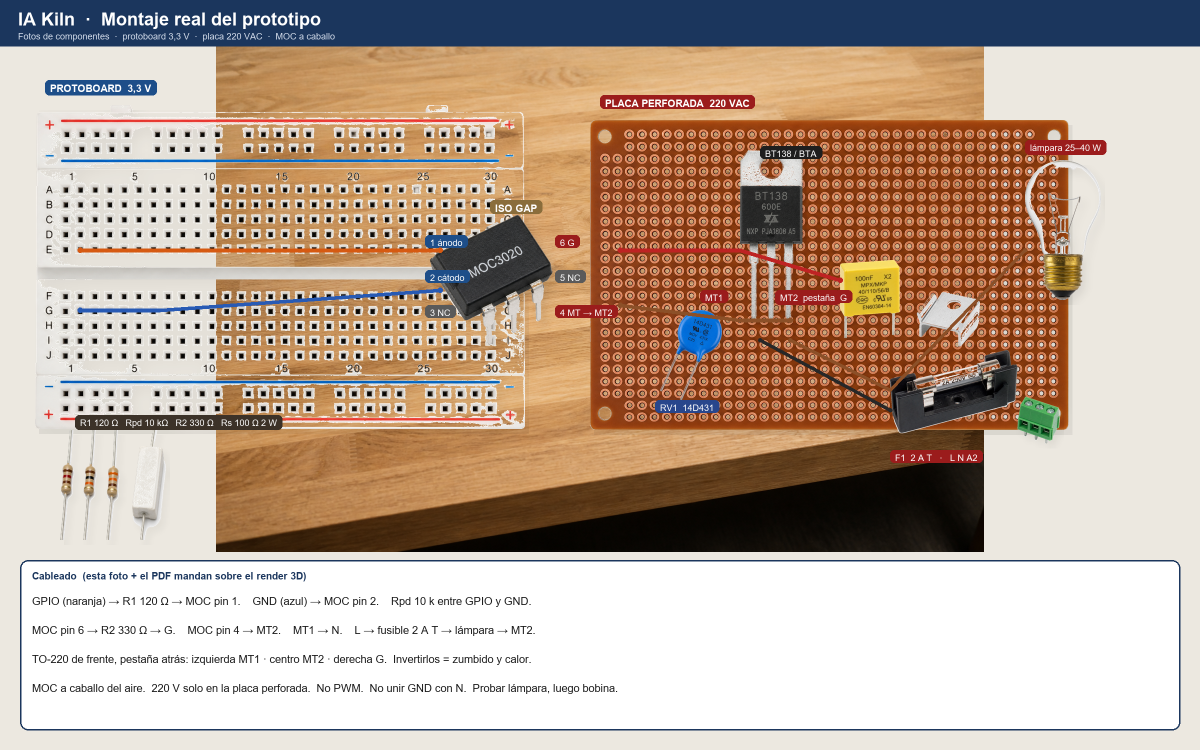
#> input picture docs/Prueba_MOC_BTA_Montaje.png, 2400 x 1500 px (shown at 1/2 size)
$ python -i gen_prueba_moc_bta_foto.py   (imports and definitions only)
#> lines starting #> are read from the running program, lines starting #| are printed output that depends on the picture; after the words box and inside, x2 and y2 are one past the last pixel; in counts of white or black regions, pixels touching at a corner belong together
#> further down, picture is the input picture: PIL image 2400x1500 RGB; mean R, G, B 187.8, 167.6, 152
#!/usr/bin/env python3
"""Montaje fotográfico con recortes de componentes reales."""

from pathlib import Path

import numpy as np
from PIL import Image, ImageDraw, ImageFilter, ImageFont

ASSETS = Path(
    r"C:\Users\praim\.cursor\projects\c-Users-praim-OneDrive-Documentos-PlatformIO-Projects-IA-Kiln\assets"
)
OUT = Path(__file__).with_name("Prueba_MOC_BTA_Montaje.png")
PCB = Path(__file__).resolve().parent.parent / "pcb"


# [6 lines left out: function font, not called in this run]


def cutout(im: Image.Image, t: int = 238) -> Image.Image:
#> called with t = 238
    arr = np.array(im.convert("RGBA"))
    r, g, b = arr[:, :, 0].astype(np.int16), arr[:, :, 1].astype(np.int16), arr[:, :, 2].astype(np.int16)
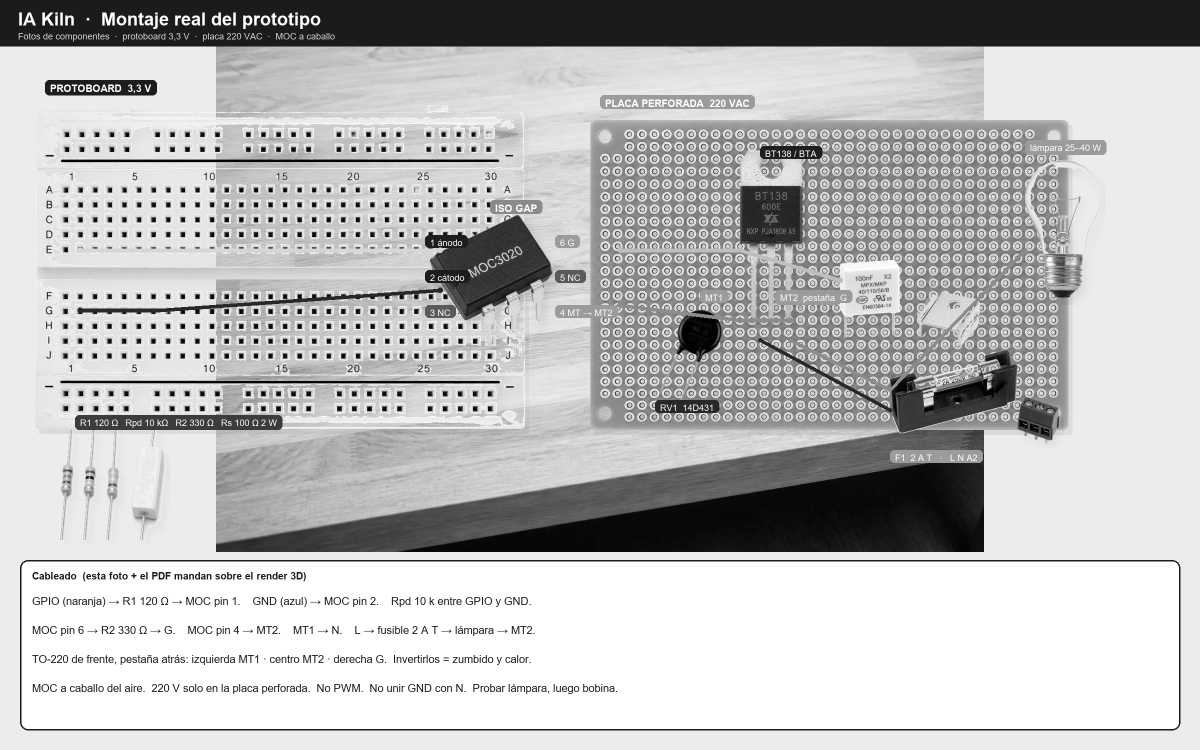
#> r: shape (1500, 2400) int16 (shown at 1/2 size); min 0, max 255, mean 187.8
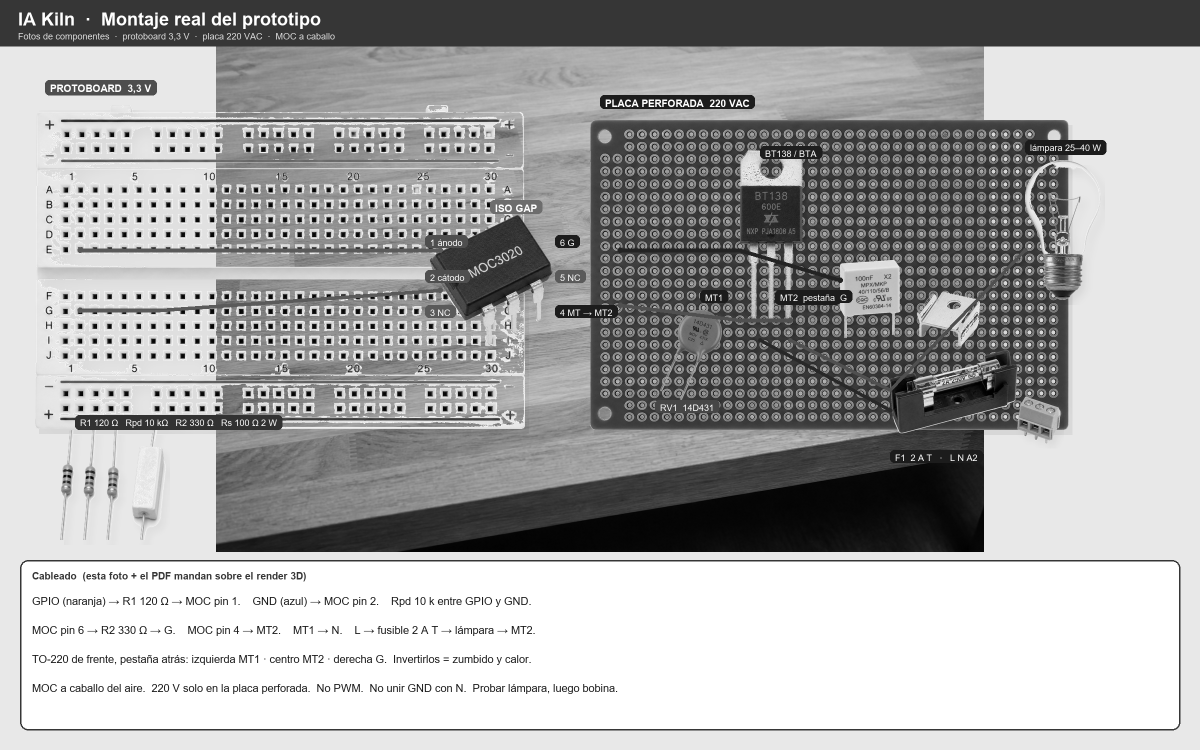
#> g: shape (1500, 2400) int16 (shown at 1/2 size); min 0, max 255, mean 167.6
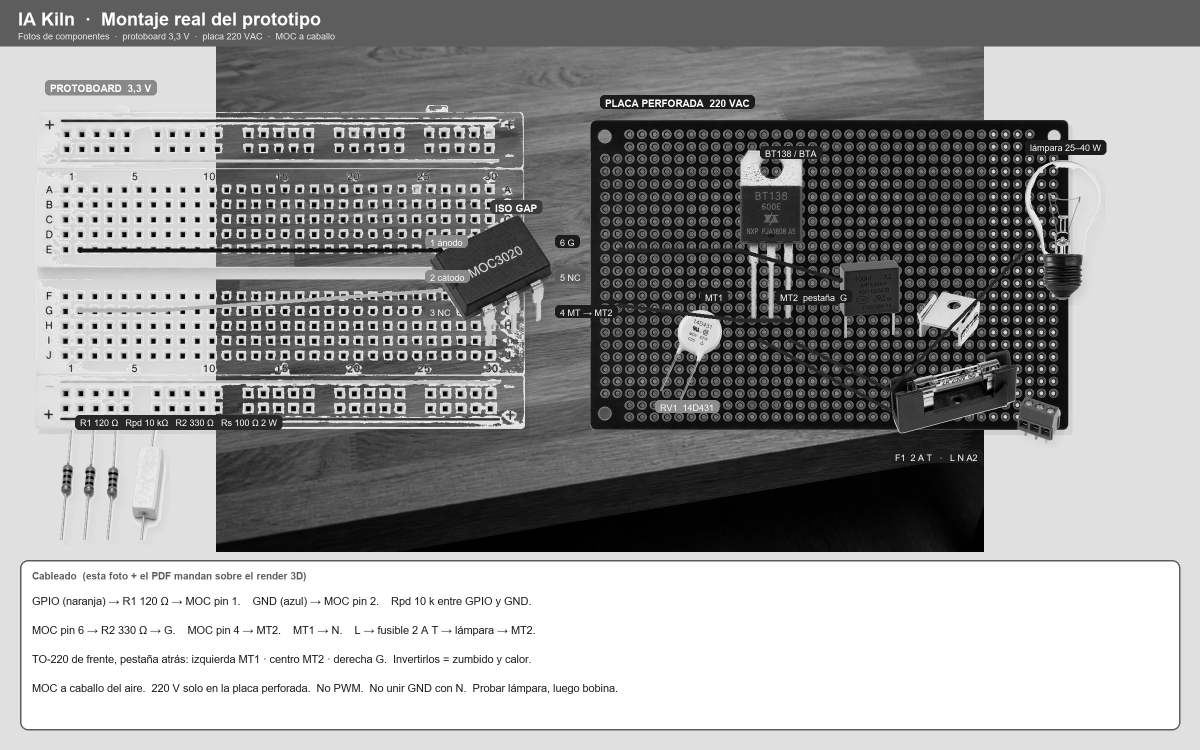
#> b: shape (1500, 2400) int16 (shown at 1/2 size); min 0, max 255, mean 152
    white = (r >= t) & (g >= t) & (b >= t) & (np.abs(r - g) < 22) & (np.abs(g - b) < 22)
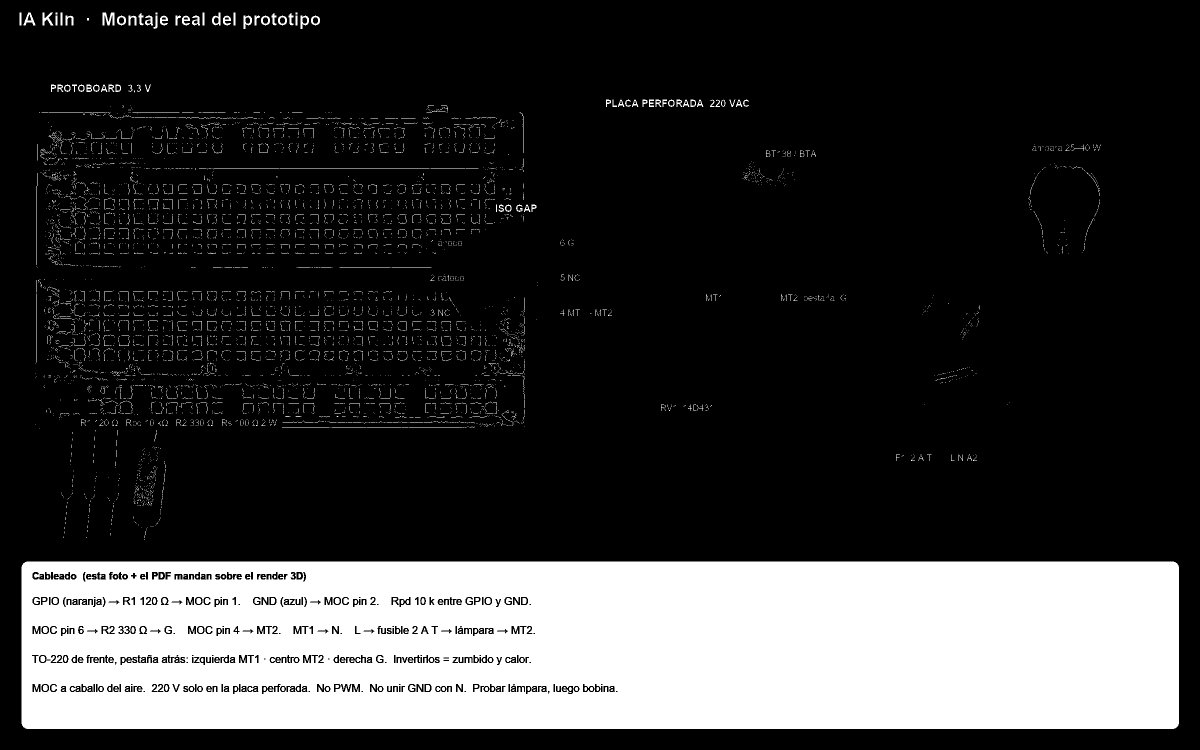
#> white: shape (1500, 2400) bool (shown at 1/2 size); 21.7% white; 6773 white regions (6495 under 20 px), largest, box (x1, y1, x2, y2) and area: (43, 1123, 2358, 1458) 743778, (205, 25, 229, 51) 385, (559, 337, 859, 338) 300
    arr[:, :, 3] = np.where(white, 0, 255)
    out = Image.fromarray(arr)
    bbox = out.split()[-1].getbbox()
#> bbox = (0, 0, 2400, 1500)
    if bbox:
        out = out.crop(bbox)
    return out


# [129 lines left out: functions load, fit, shadow, pill, wire, main, not called in this run]


# [2 lines not run here, left out]

>>> from PIL import Image
>>> picture = Image.open('Prueba_MOC_BTA_Montaje.png')
>>> result = cutout(picture)
